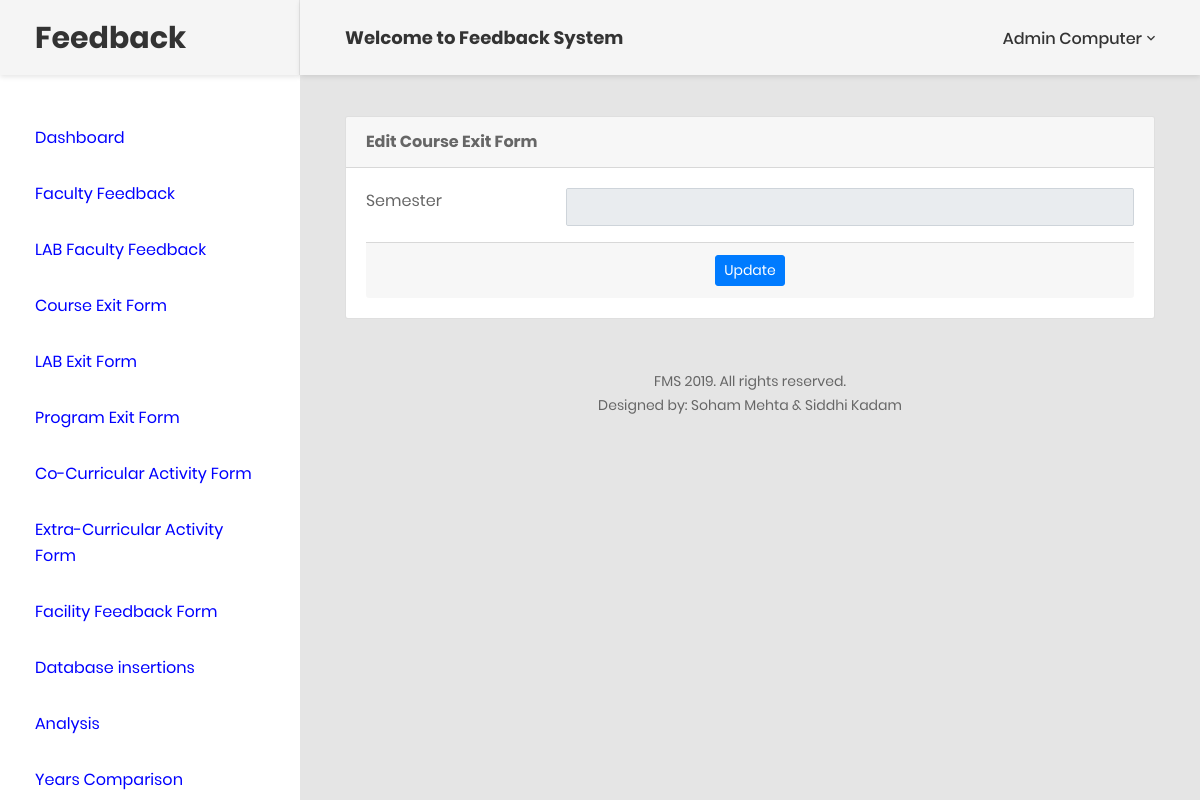
/Feedback/FormECEF.php?code=Questionno (signed in), run on an earlier commit of the app's database.
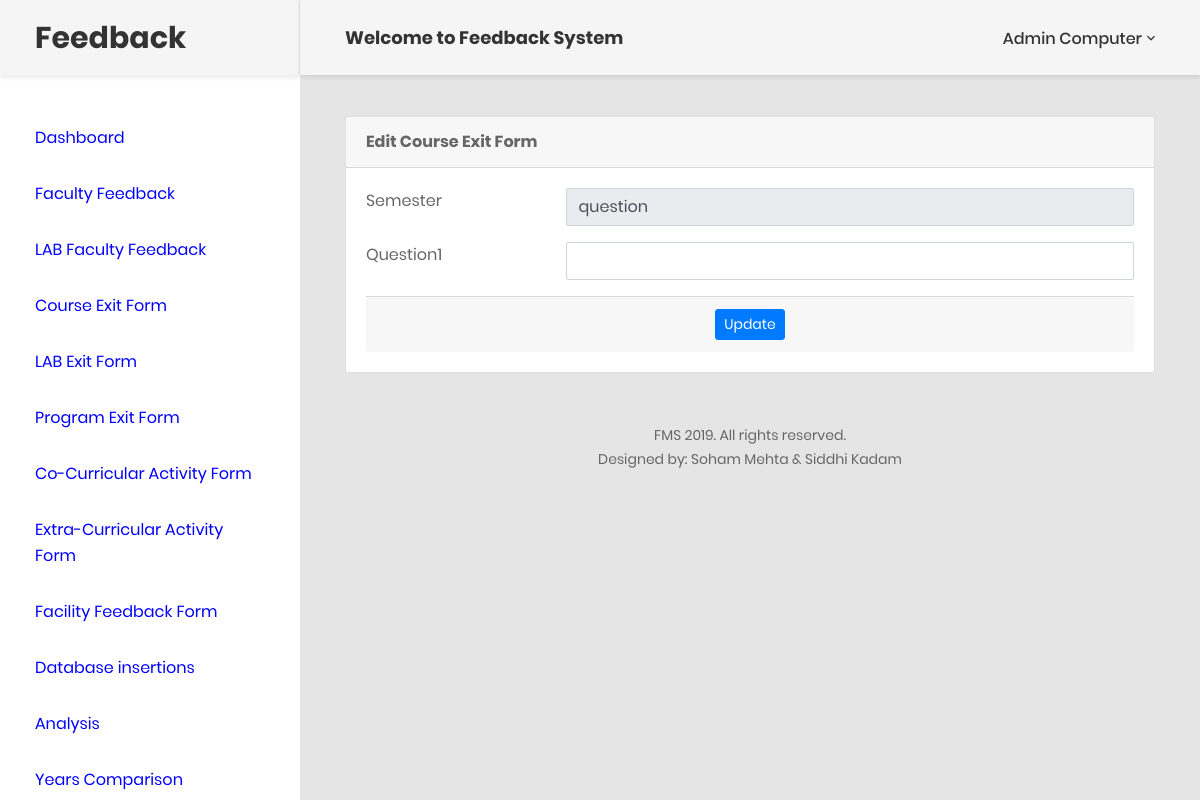
And on a later commit of the database.
### tables this page shows
CREATE TABLE `users` (
  `id` int(11) NOT NULL,
  `full_name` varchar(35) NOT NULL,
  `user_name` varchar(32) NOT NULL,
  `user_email` varchar(220) NOT NULL DEFAULT '',
  `user_level` tinyint(4) NOT NULL DEFAULT 1,
  `pwd` varchar(220) NOT NULL DEFAULT '',
  `program` varchar(32) NOT NULL
);

CREATE TABLE `cequestions` (
  `subject_no` varchar(32) NOT NULL,
  `semester` varchar(8) NOT NULL,
  `question_no` varchar(5) NOT NULL,
  `question` varchar(200) NOT NULL
);

### Feedback/includes/feedbackcon.php (called while the page is built, shortened)
<?php
$feedid=$_SESSION['feedid'];

### Feedback/FormECEF.php (the view, shortened to what this page needs)
<?php
include('includes/feedbackcon.php');
if (strlen($_SESSION['feedid']==0)) {
  header('location:logout.php');}
else{
    $adminid=$_SESSION['feedid'];
    if($_GET){
        $subjno=$_GET['code'];  }
  ?>
<!DOCTYPE html>
<html lang="en">
<head>
    <link href="css/font-face.css" rel="stylesheet" media="all">
    <link href="vendor/font-awesome-5/css/fontawesome-all.min.css" rel="stylesheet" media="all">
    <link href="vendor/font-awesome-4.7/css/font-awesome.min.css" rel="stylesheet" media="all">
    <link href="vendor/mdi-font/css/material-design-iconic-font.min.css" rel="stylesheet" media="all">
    <link href="vendor/bootstrap-4.1/bootstrap.min.css" rel="stylesheet" media="all">
    <link href="vendor/animsition/animsition.min.css" rel="stylesheet" media="all">
    <link href="vendor/bootstrap-progressbar/bootstrap-progressbar-3.3.4.min.css" rel="stylesheet" media="all">
    <link href="vendor/wow/animate.css" rel="stylesheet" media="all">
    <link href="vendor/css-hamburgers/hamburgers.min.css" rel="stylesheet" media="all">
    <link href="vendor/slick/slick.css" rel="stylesheet" media="all">
    <link href="vendor/select2/select2.min.css" rel="stylesheet" media="all">
    <link href="vendor/perfect-scrollbar/perfect-scrollbar.css" rel="stylesheet" media="all">
    <link href="css/theme.css" rel="stylesheet" media="all">
</head>
<body class="animsition">
    <div class="page-wrapper">
        <?php
            $qss = "select user_level from users where id='$adminid'";
            $rss = mysqli_query($con,$qss);
            $rowselectside = mysqli_fetch_array($rss);
            $userlevel=$rowselectside['user_level'];
            if($userlevel>1){
                include_once('includes/asidebar.php');
            }
            else{
                include_once('includes/ssidebar.php');
            }
            ?>
        <div class="page-container">
            <?php include_once('includes/sheader.php');?>
            <div class="main-content">
                <div class="section__content section__content--p30">
                    <div class="container-fluid">
                        <div class="row">
                            <div class="col-lg-12">
                                <div class="card">
                                    <div class="card-header">
                                        <strong>Edit Course Exit Form</strong>
                                    </div>
                                    <div class="card-body card-block">
                                    <form action="" method="post" enctype="multipart/form-data" class="form-horizontal">
                                        <?php
                                            $ret=mysqli_query($feeddbc,"select * from cequestions where subject_no='$subjno'");
                                            $row = mysqli_fetch_array($ret);
                                            $se=$row['semester'];
                                            ?>
                                            <div class="row form-group">
                                                <div class="col col-md-3">
                                                    <label for="text-input" class=" form-control-label">Semester</label>
                                                </div>
                                                <div class="col-12 col-md-9">
                                                    <input type="text" id="semester" name="semester" value="<?php  echo $se?>" class="form-control" required="" readonly>
                                                </div>
                                            </div>
                                            <?php
                                            $ret1=mysqli_query($feeddbc,"select * from cequestions where subject_no='$subjno'");
                                            for($j=0;$j<=15,$row2 = mysqli_fetch_array($ret1);$j++){
                                                $quest=$row2["question"];
                                                $a=$j+1;?>
                                            <div class="row form-group">
                                                <div class="col col-md-3">
                                                    <label for="text-input" class="form-control-label">Question<?php echo $a;?></label>
                                                </div>
                                                <div class="col-12 col-md-9">
                                                <input type="text" name='R<?php echo $j; ?>' value="<?php echo $quest;?>" class="form-control" required>
                                                </div>
                                            </div>
                                            <?php } ?>
                                            <div class="card-footer">
                                                <p style="text-align: center;"><button type="submit" name="submit" id="submit" class="btn btn-primary btn-sm">Update
                                                </button></p>
                                            </div>
                                    </form>
                                </div>
                            </div>
                            <?php include_once('includes/footer.php');?>
                        </div>
                    </div>
                </div>
            </div>
        </div>
    </div>
</body>
</html>
<?php }  ?>

### Feedback/includes/asidebar.php (shortened to what this page needs)
<?php
include('includes/dbconnection.php');
if (strlen($_SESSION['feedid']==0)) {
  header('location:logout.php');
  }
else{
    $sqlside="select * from users where id='$feedid'";
    $resultside = mysqli_query($con,$sqlside);
    $rowside=mysqli_fetch_array($resultside);
    $prog=$rowside['program'];
?>
<aside class="menu-sidebar d-none d-lg-block">
    <div class="logo">
        <a href='Adashboard.php'><h2>Feedback</h2></a>
    </div>
    <div class="menu-sidebar__content js-scrollbar1">
        <nav class="navbar-sidebar">
            <ul class="list-unstyled navbar__list">
                <li><a href="Adashboard.php"  style="color: blue">Dashboard</a></li>
                <li><a href='ETFF.php' style='color: blue'>Faculty Feedback</a></li>
                <li><a href='ELFF.php' style='color: blue'>LAB Faculty Feedback</a></li>
                <?php if($prog=='Computer'){
                    echo"<li><a href='ECEF.php' style='color: blue'>Course Exit Form</a></li>";
                    echo"<li><a href='ELEF.php' style='color: blue'>LAB Exit Form</a></li>";
                    echo"<li><a href='EPEF.php'  style='color: blue'>Program Exit Form</a></li>";
                    echo"<li><a href='ECOCA.php'  style='color: blue'>Co-Curricular Activity Form</a></li>";
                    echo"<li><a href='EECA.php'  style='color: blue'>Extra-Curricular Activity Form</a></li>";
                    echo"<li><a href='EFacilityFeedback.php'  style='color: blue'>Facility Feedback Form</a></li>";
                }?>
                <li><a href='databutton.php' style="color: blue">Database insertions</a></li>
                <li><a href="anbutton.php" style="color: blue">Analysis</a></li>
                <li><a href="yr_staff.php" style="color: blue">Years Comparison</a></li>
            </ul>
        </nav>
    </div>
</aside>
<?php } ?>

### Feedback/includes/sheader.php (shortened to what this page needs)
<header class="header-desktop">
    <div class="section__content section__content--p30">
        <div class="container-fluid">
            <div class="header-wrap">
                <h4>Welcome to Feedback System</h4>
                <div class="header-button">
                    <?php
                        $adminid=$_SESSION['feedid'];
                        $rethead=mysqli_query($con,"select full_name, user_name from users where id='$adminid'");
                        $rowhead=mysqli_fetch_array($rethead);
                        $name=$rowhead['full_name'];
                        $username=$rowhead['user_name'];?>
                    <div class="account-wrap">
                        <div class="account-item clearfix js-item-menu">
                            <div class="content">
                                <a class="js-acc-btn" href="#"><?php echo $name; ?></a>
                            </div>
                        </div>
                    </div>
                </div>
            </div>
        </div>
    </div>
</header>

### Feedback/includes/footer.php
<div class="row">
                            <div class="col-md-12">
                                <div class="copyright">
                                    <p>FMS 2019. All rights reserved.</p>
                                    <p>Designed by: Soham Mehta & Siddhi Kadam</p>
                                </div>
                            </div>
                        </div>

What changed in the data, as far as the page shows it:
added cequestions: semester "question", a "1"
